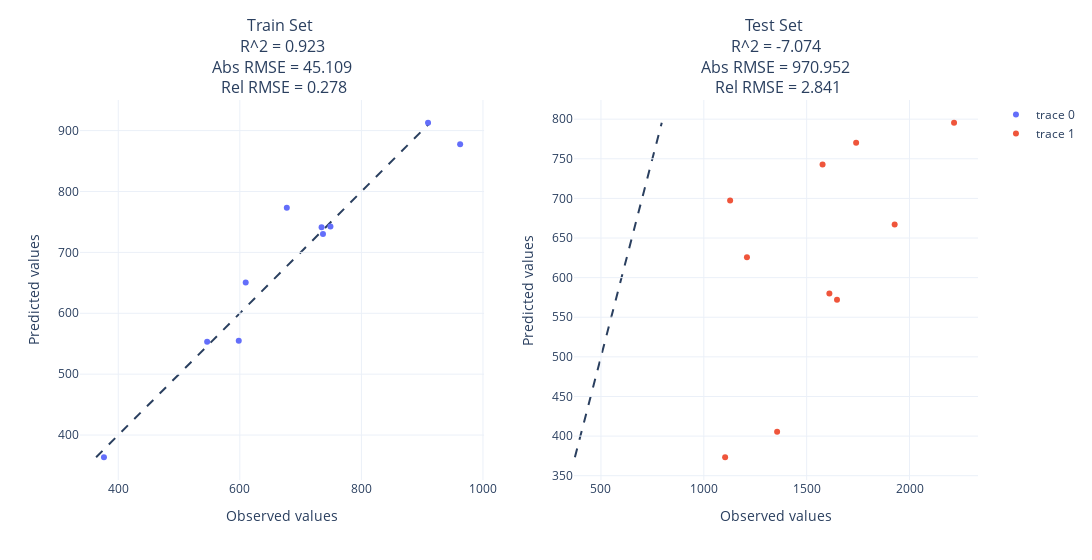

Notebook cell for this chart:
### Markdown cell above
### Test

### Code cell
# Make predictions for training
X = doe
y = tar
y_pred = pipe.predict(X)

# Make predictions for testing
X_test = doe_test
y_test = tar_test
y_test_pred = pipe.predict(X_test)

# Plot
plot_pls_model_eval(
    y, y_pred, y_test, y_test_pred,
)

### Figure 1 — Plotly figure (JSON) as saved in the notebook; plotly's stock layout.template omitted (floating-point values rounded to 4 significant figures)
{"data": [{"mode": "markers", "type": "scatter", "x": [598.2, 677.3, 962.4, 376.5, 749.0, 609.7, 734.5, 736.8, 546.2, 909.6], "xaxis": "x", "y": [554.9, 773.3, 877.4, 363.6, 742.6, 650.6, 741.4, 730.1, 553.4, 912.9], "yaxis": "y"}, {"mode": "markers", "type": "scatter", "x": [2216.0, 1740.0, 1577.0, 1210.0, 1104.0, 1128.0, 1647.0, 1356.0, 1610.0, 1928.0], "xaxis": "x2", "y": [795.5, 770.2, 742.9, 625.6, 373.3, 697.3, 572.0, 405.4, 580.0, 667.1], "yaxis": "y2"}], "layout": {"annotations": [{"font": {"size": 16}, "showarrow": false, "text": "Train Set <br> R^2 = 0.923 <br> Abs RMSE = 45.109 <br> Rel RMSE = 0.278", "x": 0.225, "xanchor": "center", "xref": "paper", "y": 1, "yanchor": "bottom", "yref": "paper"}, {"font": {"size": 16}, "showarrow": false, "text": "Test Set <br> R^2 = -7.074 <br> Abs RMSE = 970.952 <br> Rel RMSE = 2.841", "x": 0.775, "xanchor": "center", "xref": "paper", "y": 1, "yanchor": "bottom", "yref": "paper"}], "shapes": [{"layer": "below", "line": {"dash": "dash"}, "type": "line", "x0": 363.6, "x1": 912.9, "y0": 363.6, "y1": 912.9}, {"layer": "below", "line": {"dash": "dash"}, "type": "line", "x0": 373.3, "x1": 795.5, "xref": "x2", "y0": 373.3, "y1": 795.5, "yref": "y2"}], "width": 1600, "xaxis": {"anchor": "y", "domain": [0, 0.45], "title": {"text": "Observed values"}}, "xaxis2": {"anchor": "y2", "domain": [0.55, 1], "title": {"text": "Observed values"}}, "yaxis": {"anchor": "x", "domain": [0, 1], "title": {"text": "Predicted values"}}, "yaxis2": {"anchor": "x2", "domain": [0, 1], "title": {"text": "Predicted values"}}}}
